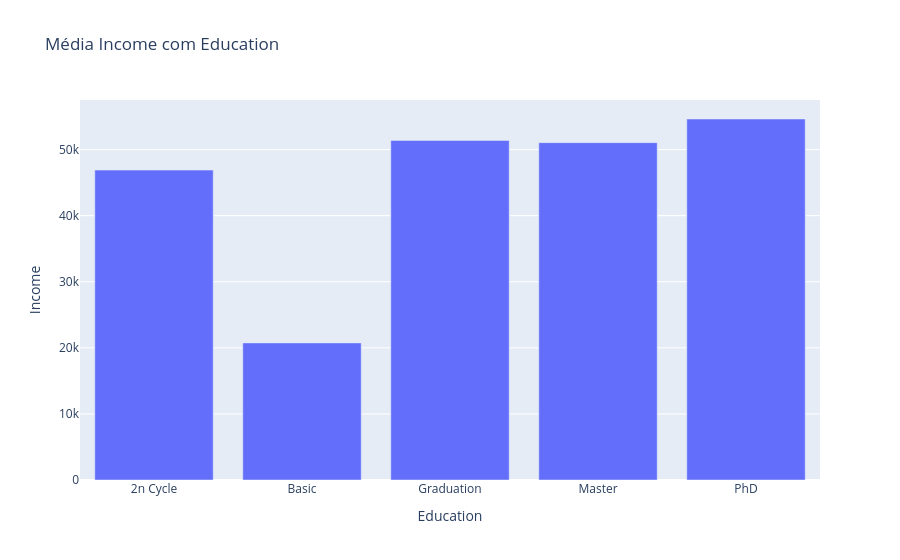

Notebook source saved alongside this figure:
### Markdown cell above
**Respondendo as seguintes perguntas com gráficos seguidos de insights:**

- Quanto maior o nível de `Education` maior o `Income`?

- O `Marital_Status` do cliente influência o valor de `Income`?

- Pessoas com maior valor `Income` tendem a fazer compras online `WebPurchases`?

- O nível de `Education` do cliente indica que ele está propicio a fazer compras online `WebPurchases`?

- Algum estado de `Marital_Status` específico indica que o cliente está propicio a fazer compras online `WebPurchases`?

- O alto valor em compras de produtos `MntGoldProds` é um indicar de que o cliente está propicio a fazer compras online `WebPurchases`?

- O alto número de `NumWebVisitsMonth` indica que o cliente fez compras online `WebPurchases`? 

- Clientes que já tenham comprado na loja física `NumStorePurchases` tendem a comprar online `WebPurchases`?

- Clientes que fazem compras online `WebPurchases` consomem bebidas alcoólicas `MntWines`?

### Code cell
mediana = df.groupby('Education')['Income'].median().reset_index()

fig = px.bar(mediana, x='Education', y='Income',
            title='Mediana Income com Education')
fig.show()

### Figure 1 — Plotly figure (JSON) as saved in the notebook; plotly's stock layout.template omitted (floating-point values rounded to 4 significant figures)
{"data": [{"hovertemplate": "Education=%{x}<br>Income=%{y}<extra></extra>", "legendgroup": "", "marker": {"color": "#636efa", "pattern": {"shape": ""}}, "name": "", "orientation": "v", "showlegend": false, "textposition": "auto", "type": "bar", "x": ["2n Cycle", "Basic", "Graduation", "Master", "PhD"], "xaxis": "x", "y": [46890.0, 20740.0, 51380.0, 51040.0, 54620.0], "yaxis": "y"}], "layout": {"barmode": "relative", "legend": {"tracegroupgap": 0}, "title": {"text": "Média Income com Education"}, "xaxis": {"anchor": "y", "domain": [0, 1], "title": {"text": "Education"}}, "yaxis": {"anchor": "x", "domain": [0, 1], "title": {"text": "Income"}}}}
